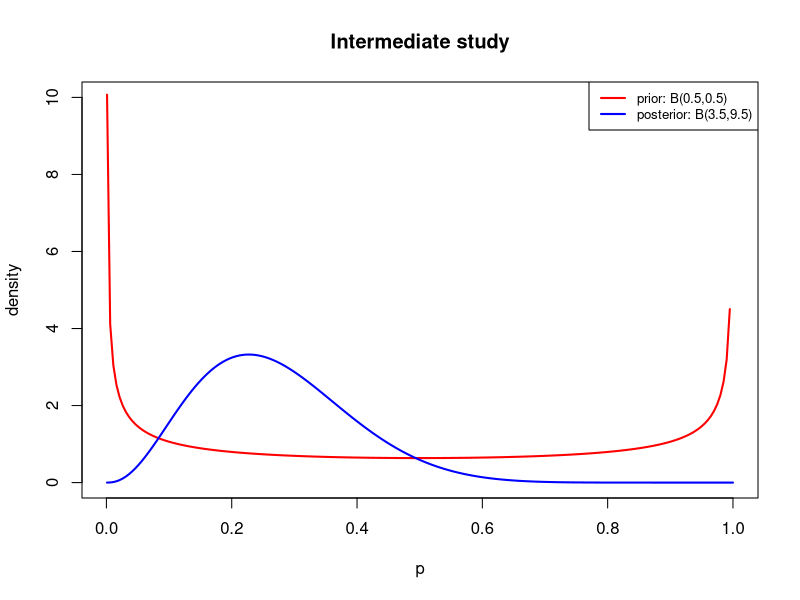
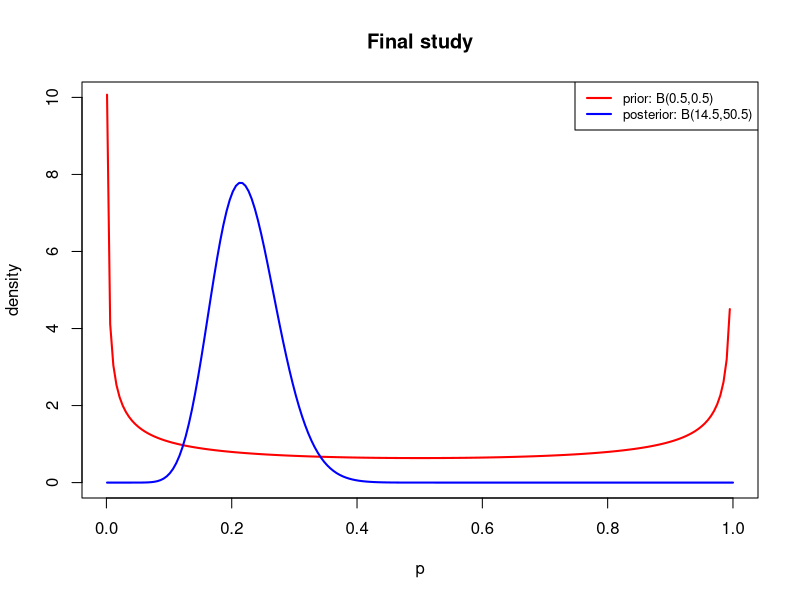
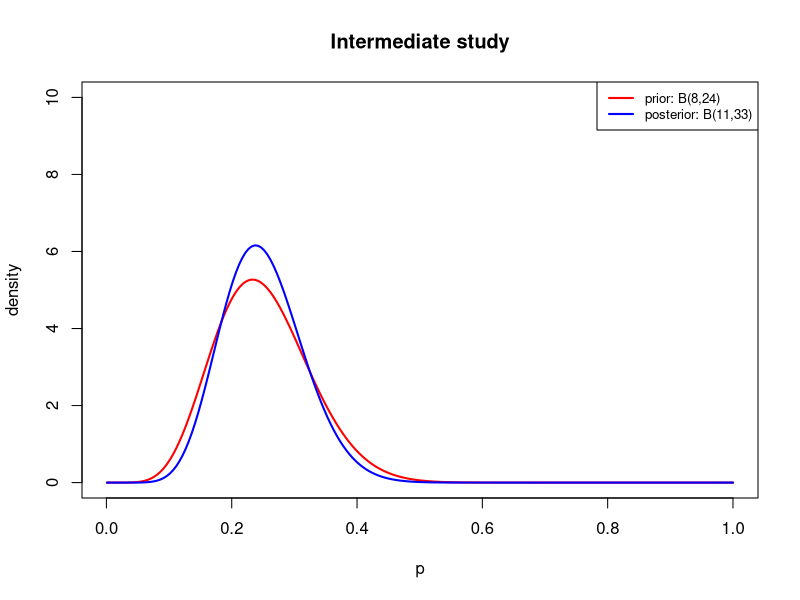
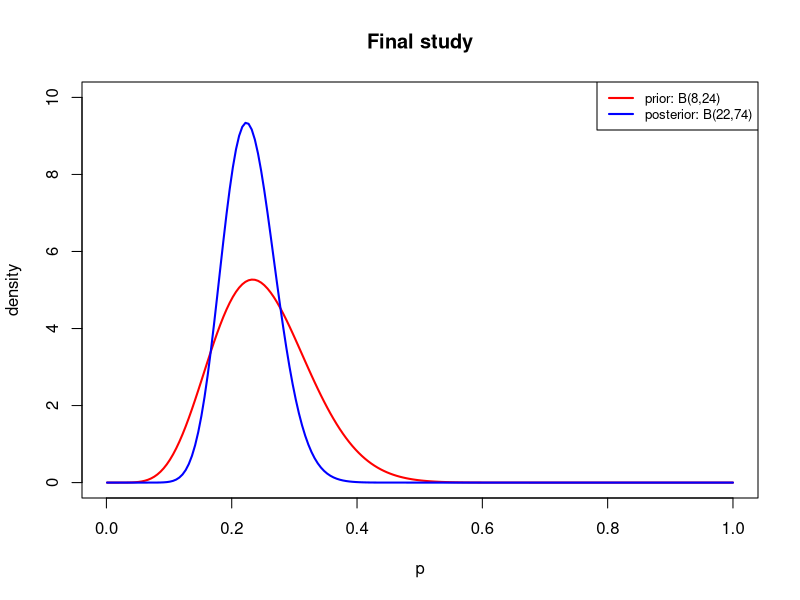

These figures' R source, in order:
## ---- chunk 1
knitr::opts_chunk$set(echo = TRUE)
## ---- chunk 2
height <- c(166, 168, 168, 177, 160, 170, 172, 159, 175, 164, 175, 167, 164)
summary(height)
## ---- chunk 3
## Sample size
sample.n <- length(height); sample.n

## Sample median
sample.med <- median(height); sample.med

## Sample meam
sample.mean <- mean(height); sample.mean

## Sample standard deviation
sample.sd <- sd(height); sample.sd

## Sample standard error
sample.se <- sample.sd / sqrt(sample.n); sample.se
## ---- chunk 4
## Significance level
alpha <- 0.05

## Degrees of freedom
df <- sample.n - 1

## t-score
t.score <- qt(p=alpha/2, df=df, lower.tail=FALSE); t.score
## ---- chunk 5
## Contract the 95% confidence interval
lower.bound <- sample.mean - t.score * sample.se
upper.bound <- sample.mean + t.score * sample.se
print(c(lower.bound, upper.bound))
## ---- chunk 6
## 2.5%, 50%(i.e. median), 97.5% quantiles of N(161,70)
qnorm(c(0.025, 0.5, 0.975), mean=161, sd=sqrt(70))

## P[m>200]
pnorm(200, mean=161, sd=sqrt(70), lower.tail=FALSE)
## ---- chunk 7
## Sum of measurements
(sum(height))

## Posterior mean
((1/900)*2185+(1/70)*161 ) / (13*(1/900)+(1/70) )

## Posterior variance
(13*(1/900)+(1/70))^(-1)
## ---- chunk 8
qnorm(c(0.025, 0.5, 0.975), mean=164.558, sd=sqrt(34.80663))
## ---- chunk 9
## P[m>200|y1,...,yn]
pnorm(200, mean=164.558, sd=sqrt(34.80663), lower.tail=FALSE) 
# or
1 - pnorm(200, mean=164.558, sd=sqrt(34.80663))
## ---- chunk 10
p <- seq(1e-3,1, length=200)

plot(p, dbeta(p, 0.5, 0.5), type="l", ylab="density", col="red", 
     ylim=c(0, 10), main="Intermediate study", lwd=2)
lines(p, dbeta(p, 3.5, 9.5), ylab="density", col="blue", lwd=2)

legend("topright", legend=c("prior: B(0.5,0.5)", "posterior: B(3.5,9.5)"), 
       col=c("red", "blue"), lty=1, cex=.8, lwd=2)

plot(p, dbeta(p, 0.5, 0.5), type="l", ylab="density", col="red", 
     ylim=c(0, 10), main="Final study", lwd=2)
lines(p, dbeta(p, 14.5, 50.5), ylab="density", col="blue", lwd=2)

legend("topright", legend=c("prior: B(0.5,0.5)", "posterior: B(14.5,50.5)"), 
       col=c("red", "blue"), lty=1, cex=.8, lwd=2)
## ---- chunk 11
# Before seeing any data (i.e. only prior belief)
pbeta(0.4, 0.5, 0.5, lower.tail=FALSE)

# Intermediate study
pbeta(0.4, 3.5, 9.5, lower.tail=FALSE)

# Final study
pbeta(0.4, 14.5, 50.5, lower.tail=FALSE)
## ---- chunk 12
# Before observing data
## 2.5%, 50%, 97.5% quantiles of Beta(0.5, 0.5)
qbeta(c(0.025, 0.5, 0.975), 0.5, 0.5)

# Intermediate study
## 2.5%, 50%, 97.5% quantiles of Beta(3.5, 9.5)
qbeta(c(0.025, 0.5, 0.975), 3.5, 9.5)

# Final study
## 2.5%, 50%, 97.5% quantiles of Beta(14.5, 50.5)
qbeta(c(0.025, 0.5, 0.975), 14.5, 50.5)
## ---- chunk 13
p <- seq(1e-3,1, length=200)

plot(p, dbeta(p, 8, 24), type="l", ylab="density", col="red", 
     ylim=c(0, 10), main="Intermediate study", lwd=2)
lines(p, dbeta(p, 11, 33), ylab="density", col="blue", lwd=2)

legend("topright", legend=c("prior: B(8,24)", "posterior: B(11,33)"), 
       col=c("red", "blue"), lty=1, cex=.8, lwd=2)

plot(p, dbeta(p, 8, 24), type="l", ylab="density", col="red", 
     ylim=c(0, 10), main="Final study", lwd=2)
lines(p, dbeta(p, 22, 74), ylab="density", col="blue", lwd=2)

legend("topright", legend=c("prior: B(8,24)", "posterior: B(22,74)"), 
       col=c("red", "blue"), lty=1, cex=.8, lwd=2)
## ---- chunk 14
# Before seeing any data
pbeta(0.4, 8, 24, lower.tail=FALSE)

# Intermediate study
pbeta(0.4, 11, 33, lower.tail=FALSE)

# Final study
pbeta(0.4, 22, 74, lower.tail=FALSE)
## ---- chunk 15
# Before observing data
## 2.5%, 50%, 97.5% quantiles of Beta(8, 24)
qbeta(c(0.025, 0.5, 0.975), 8, 24)

# Intermediate study
## 2.5%, 50%, 97.5% quantiles of Beta(11, 33)
qbeta(c(0.025, 0.5, 0.975), 11, 33)

# Final study
## 2.5%, 50%, 97.5% quantiles of Beta(22, 74)
qbeta(c(0.025, 0.5, 0.975), 22, 74)
